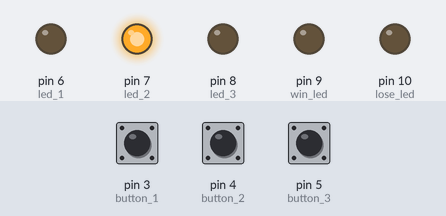
Bench run of a sketch on a simulated Arduino Uno, built with avr-gcc and run on an emulated ATmega328P. On the bench: output pins drawn as LEDs (lit = HIGH). The inputs (shaded band) are chosen by the test bench; at power-on: pin 3 (button_1) HIGH, pin 4 (button_2) HIGH, pin 5 (button_3) HIGH. Random numbers use the default seed unless the sketch sets one.

Above: at 0.1 s.
At 4.2 s:
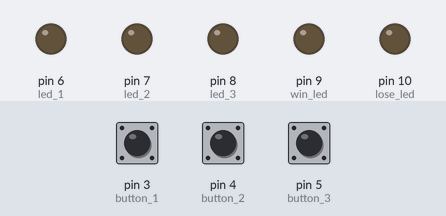
4.3 s: pin 3 (button_1) pulled LOW for 0.15 s
At 4.9 s:
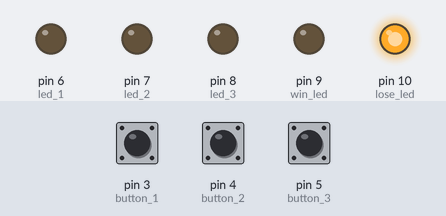
Timing chart, 0 to 7.3 s (numbered marks = the images above; inputs shaded):
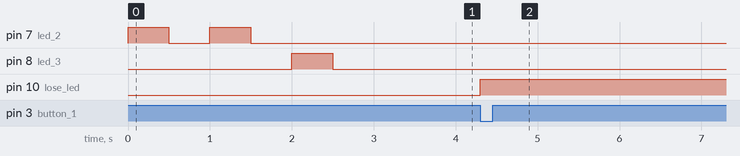

The sketch:

memory_game.ino
```cpp
/*
 * Written by Mudit Aggarwal at TI-CEPD, NSUT
 * on 27th June, 2022
 *
 * A game to memorize and recall sequence of LED blinks
 *
*/

const int led_1 = 6;
const int led_2 = 7;
const int led_3 = 8;

const int button_1 = 3;
const int button_2 = 4;
const int button_3 = 5;

const int win_led = 9;
const int lose_led = 10;

const int led_on_delay = 500; //ms

const int sequence_size = 3;

int sequence[sequence_size];
int sequence_index;

bool button_pressed;

void setup() {
  pinMode(led_1, OUTPUT);
  pinMode(led_2, OUTPUT);
  pinMode(led_3, OUTPUT);

  pinMode(button_1, INPUT);
  pinMode(button_2, INPUT);
  pinMode(button_3, INPUT);

  pinMode(win_led, OUTPUT);
  pinMode(lose_led, OUTPUT);

  for(int i=0; i<sequence_size; i++){
    sequence[i] = random(1, 4);

    switch(sequence[i]){
      case 1: digitalWrite(led_1, HIGH);
              delay(led_on_delay);
              digitalWrite(led_1, LOW);
              delay(led_on_delay);
              break;
      case 2: digitalWrite(led_2, HIGH);
              delay(led_on_delay);
              digitalWrite(led_2, LOW);
              delay(led_on_delay);
              break;
      case 3: digitalWrite(led_3, HIGH);
              delay(led_on_delay);
              digitalWrite(led_3, LOW);
              delay(led_on_delay);
              break;
      default:  break;
    }
  }

  sequence_index = 0;
  button_pressed = false;
}

void loop() {
  int button_1_input = digitalRead(button_1);
  int button_2_input = digitalRead(button_2);
  int button_3_input = digitalRead(button_3);


  if(sequence[sequence_index] == 1 && !button_pressed){
    if(button_1_input == LOW){
      sequence_index++;
      button_pressed = true;
    }
    else if(button_2_input == LOW || button_3_input == LOW){
      digitalWrite(lose_led, HIGH); //Player loses
    }
  }
  if(sequence[sequence_index] == 2 && !button_pressed){
    if(button_2_input == LOW){
      sequence_index++;
      button_pressed = true;
    }
    else if(button_1_input == LOW || button_3_input == LOW){
      digitalWrite(lose_led, HIGH); //Player loses
    }
  }
  if(sequence[sequence_index] == 3 && !button_pressed){
    if(button_3_input == LOW){
      sequence_index++;
      button_pressed = true;
    }
    else if(button_1_input == LOW || button_2_input == LOW){
      digitalWrite(lose_led, HIGH); //Player loses
    }
  }


  if(button_1_input == HIGH && button_2_input == HIGH && button_3_input == HIGH){
    button_pressed = false;
  }


  if(sequence_index >= sequence_size){
    digitalWrite(win_led, HIGH);  //Player Won
  }
}
```

Measured:
- after the input at 4.3 s, pin 10 (lose_led): LOW → HIGH at once
